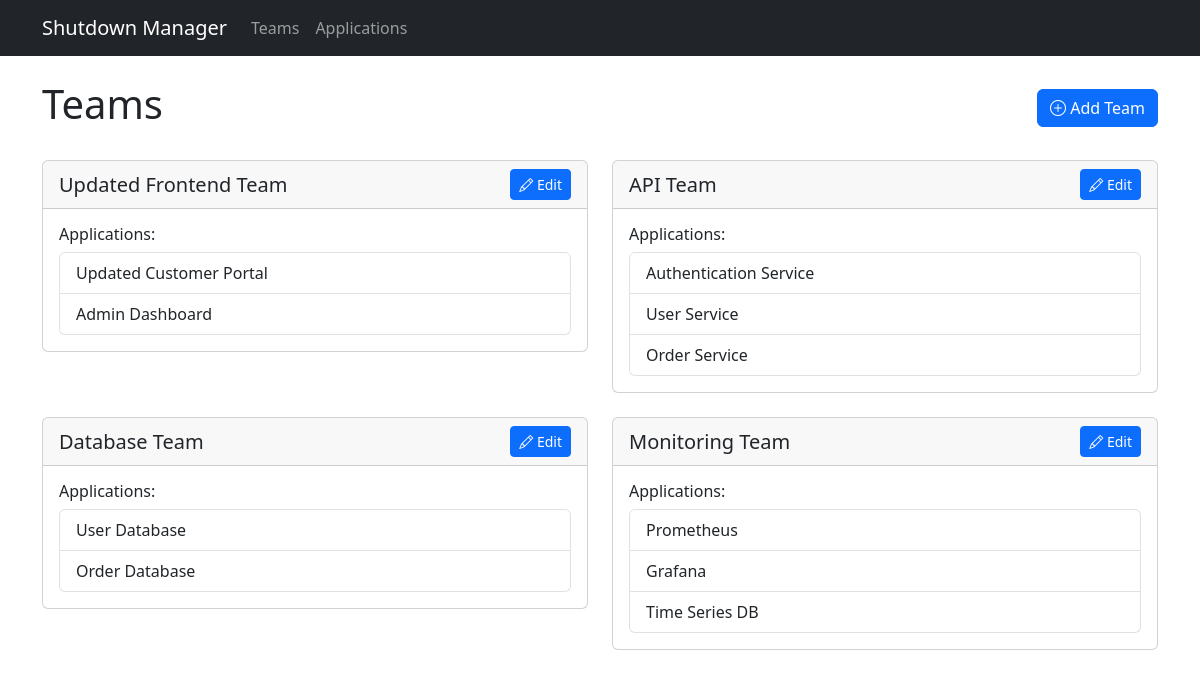
The app's page /teams, older data.
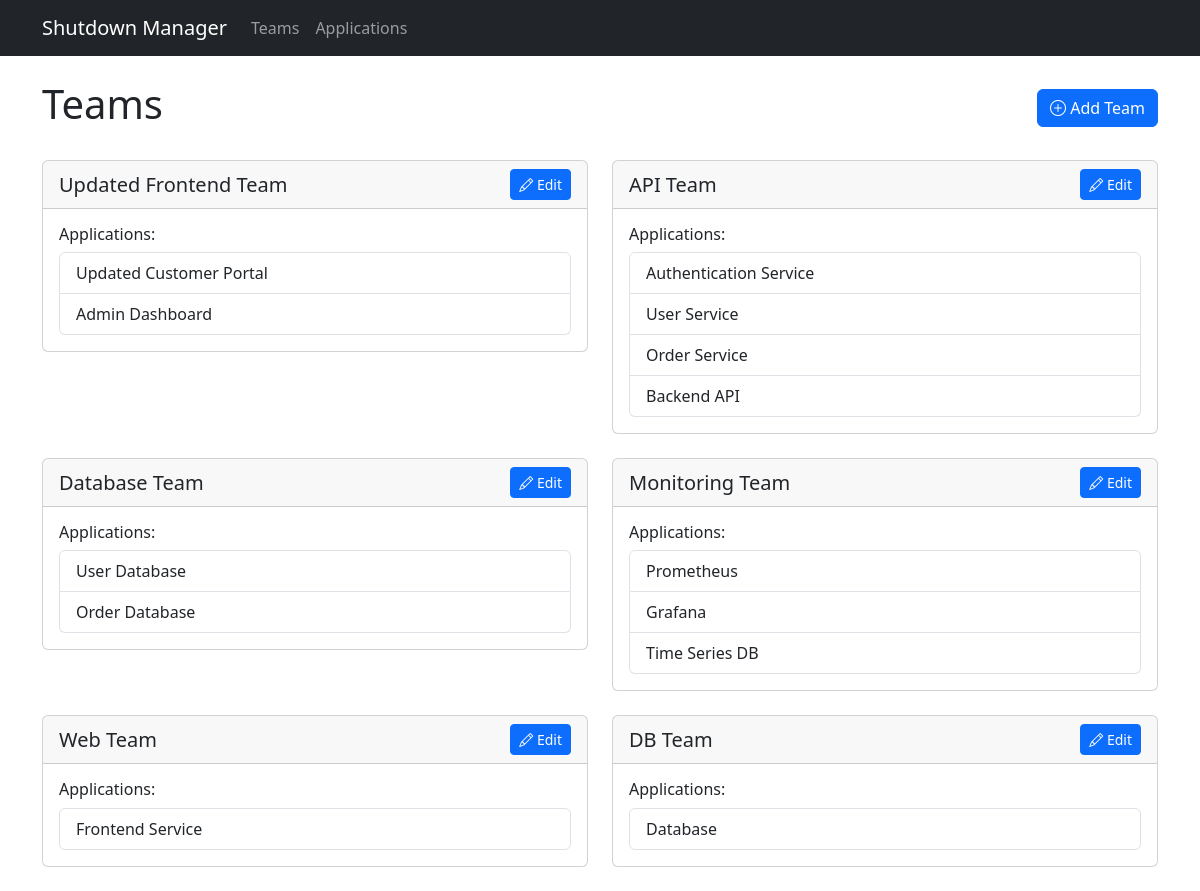
The same page, newer data.
### app/models.py (models this page shows)
class Team(db.Model):
    id = db.Column(db.Integer, primary_key=True)
    name = db.Column(db.String(100), nullable=False, unique=True)
    applications = db.relationship('Application', backref='team', lazy=True)

class Application(db.Model):
    id = db.Column(db.Integer, primary_key=True)
    name = db.Column(db.String(100), nullable=False)
    team_id = db.Column(db.Integer, db.ForeignKey('team.id'), nullable=False)
    host = db.Column(db.String(255), nullable=False)
    port = db.Column(db.Integer)
    webui_url = db.Column(db.String(255))
    db_host = db.Column(db.String(255))
    shutdown_order = db.Column(db.Integer, nullable=False)
    status = db.Column(db.String(50), default='running')
    last_checked = db.Column(db.DateTime, default=datetime.utcnow)
    dependencies = db.relationship('ApplicationDependency',
                                 foreign_keys='ApplicationDependency.application_id',
                                 backref='application', lazy=True)

### app/routes.py (the view)
@main.route('/teams')
def teams():
    teams = Team.query.all()
    return render_template('teams.html', teams=teams)

### app/templates/teams.html (shortened to what this page needs)
{% extends "base.html" %}
{% block content %}
<div class="row">
    <div class="col-12">
        <div class="d-flex justify-content-between align-items-center mb-4">
            <h1>Teams</h1>
            <button class="btn btn-primary" data-bs-toggle="modal" data-bs-target="#addTeamModal">
                <i class="bi bi-plus-circle"></i> Add Team
            </button>
        </div>
        <div class="row">
            {% for team in teams %}
            <div class="col-md-6 mb-4">
                <div class="card">
                    <div class="card-header d-flex justify-content-between align-items-center">
                        <h5 class="card-title mb-0">{{ team.name }}</h5>
                        <button class="btn btn-sm btn-primary" onclick="editTeam({{ team.id }}, '{{ team.name }}')">
                            <i class="bi bi-pencil"></i> Edit
                        </button>
                    </div>
                    <div class="card-body">
                        <h6>Applications:</h6>
                        <ul class="list-group">
                            {% for app in team.applications %}
                            <li class="list-group-item">{{ app.name }}</li>
                            {% endfor %}
                        </ul>
                    </div>
                </div>
            </div>
            {% endfor %}
        </div>
    </div>
</div>
{% endblock %}

Row changes from the older to the newer data that the page shows:
added Application: name "Backend API", shown under Team "API Team"
added Team: name "Web Team"
added Application: name "Frontend Service", shown under "Web Team"
added Team: name "DB Team"
added Application: name "Database", shown under "DB Team"
